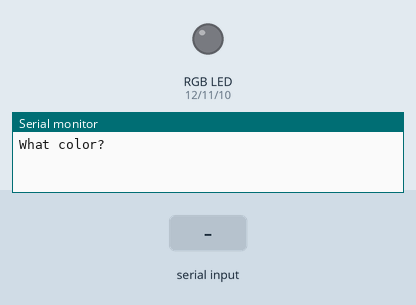
Bench run of a sketch on a simulated Arduino Uno, built with avr-gcc and run on an emulated ATmega328P. Parts: an RGB LED mixed from three pins (HIGH = lit), the last lines printed to the serial monitor. The test bench sets the inputs (shaded band).

Above: at 1.2 s.
1.3 s: "R" received over Serial
At 3.3 s:
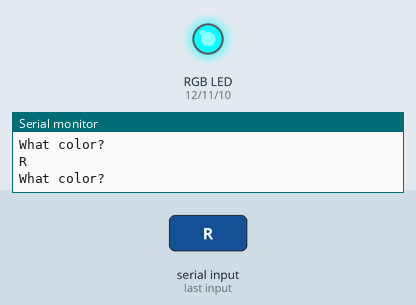
3.8 s: "G" received over Serial
At 5.2 s:
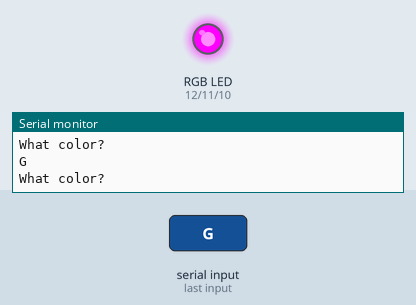
6.3 s: "B" received over Serial
At 8.3 s:
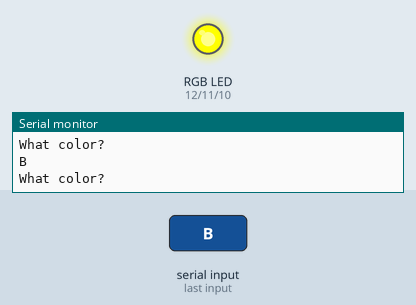
8.8 s: "O" received over Serial
At 10.2 s:
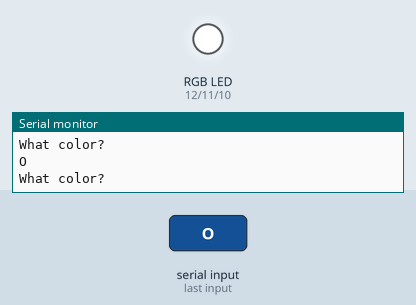
Timing chart, 0 to 11.8 s (numbered marks = the images above; inputs shaded):
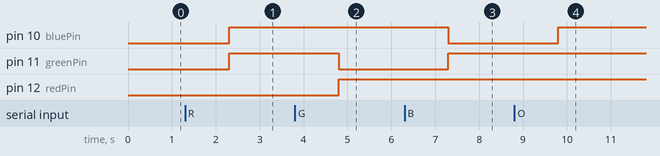

The sketch:

RGBLed.ino
```cpp
/*
 * RGB LEd Usage
 */

int redPin = 12;
int greenPin = 11;
int bluePin = 10;
String myColor;
String msg="What color?";


void setup() {
  // put your setup code here, to run once:

  Serial.begin(9600); //turn on serial port

  pinMode(redPin, OUTPUT);
  pinMode(greenPin, OUTPUT);
  pinMode(bluePin, OUTPUT);

}

void loop() {
  // put your main code here, to run repeatedly:
  Serial.println(msg);

  while(Serial.available()==0)
  {

  }

  myColor=Serial.readString();


  if(myColor=="R")
  {
    digitalWrite(redPin,LOW);
    digitalWrite(greenPin,HIGH);
    digitalWrite(bluePin,HIGH);
    Serial.println(myColor);

  }

  if(myColor=="G")
  {
    digitalWrite(redPin,HIGH);
    digitalWrite(greenPin,LOW);
    digitalWrite(bluePin,HIGH);
    Serial.println(myColor);
  }

  if(myColor=="B")
  {
    digitalWrite(redPin,HIGH);
    digitalWrite(greenPin,HIGH);
    digitalWrite(bluePin,LOW);
    Serial.println(myColor);
  }

//Off the led
  if(myColor=="O")
  {
    digitalWrite(redPin,HIGH);
    digitalWrite(greenPin,HIGH);
    digitalWrite(bluePin,HIGH);
    Serial.println(myColor);
  }

}
```

Measured:
- after the input at 1.3 s, pin 10 (bluePin), pin 11 (greenPin): LOW → HIGH after 1.0 s
- after the input at 3.8 s, pin 11 (greenPin): HIGH → LOW after 1.0 s; pin 12 (redPin): LOW → HIGH after 1.0 s
- after the input at 6.3 s, pin 10 (bluePin): HIGH → LOW after 1.0 s; pin 11 (greenPin): LOW → HIGH after 1.0 s
- after the input at 8.8 s, pin 10 (bluePin): LOW → HIGH after 1.0 s
